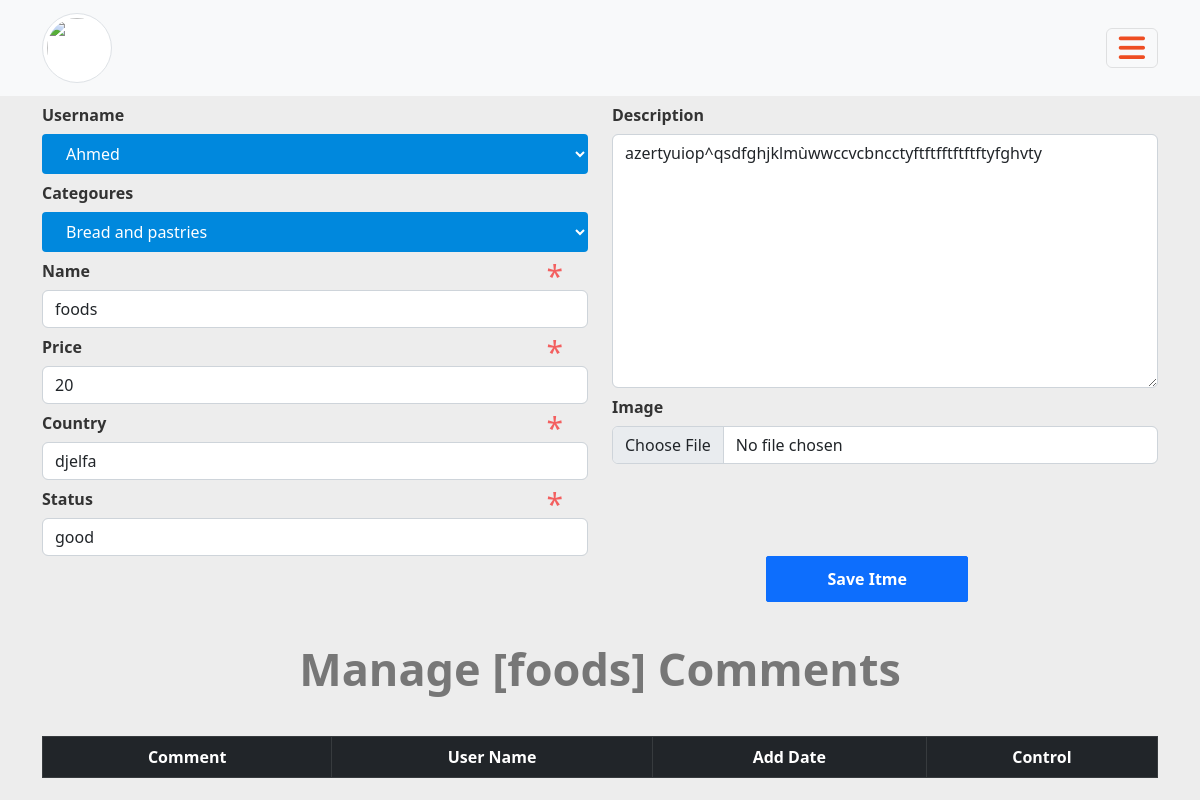
The app's page /admin/items.php?do=Edit&itemid=104 (signed in) with its own data.
### tables this page shows
CREATE TABLE `items` (
  `Item_ID` int(11) NOT NULL,
  `Name` varchar(255) NOT NULL,
  `Description` text NOT NULL,
  `Price` varchar(255) NOT NULL,
  `Add_Date` date NOT NULL,
  `Country_Made` varchar(255) NOT NULL,
  `Image` varchar(255) NOT NULL DEFAULT 'defulet.png',
  `Status` varchar(255) NOT NULL,
  `Rating` smallint(6) NOT NULL,
  `Approve` tinyint(4) NOT NULL DEFAULT 0,
  `Cat_ID` int(11) NOT NULL,
  `Member_ID` int(11) NOT NULL
);

CREATE TABLE `users` (
  `UserID` int(11) NOT NULL,
  `Username` varchar(255) NOT NULL,
  `Password` varchar(255) NOT NULL,
  `Email` varchar(255) NOT NULL,
  `Fullname` varchar(255) NOT NULL,
  `GroupID` int(11) NOT NULL DEFAULT 0,
  `TrustStatus` int(11) NOT NULL DEFAULT 0,
  `RegStatus` int(11) NOT NULL DEFAULT 0,
  `Date` date NOT NULL,
  `Avater` varchar(255) NOT NULL DEFAULT 'defulet.png'
);

CREATE TABLE `categoures` (
  `ID` int(11) NOT NULL,
  `Name` varchar(255) NOT NULL,
  `Description` text NOT NULL,
  `Ordering` int(11) NOT NULL,
  `Visibility` tinyint(4) NOT NULL DEFAULT 0,
  `Allow_Comment` tinyint(4) NOT NULL DEFAULT 0,
  `Allow_Ads` tinyint(4) NOT NULL DEFAULT 0
);

### admin/items.php (the view, shortened to what this page needs)
<?php
if(!isset($_SESSION['Username'])){
    header("Location: index.php");
    exit();
}else{
    include 'init.php';
    $do = isset($_GET['do']) ? $_GET['do'] : 'Manage';
    if ($do == 'Manage'){
            $stmt =  $connect->prepare("SELECT
                                                items.* ,categoures.Name AS Cat_Name,users.Username
                                        FROM
                                                items
                                        INNER JOIN
                                            categoures
                                        ON
                                            categoures.ID = items.Cat_ID
                                        INNER JOIN
                                            users
                                        ON
                                            users.UserID = items.Member_ID");
            $stmt -> execute();
            $rows = $stmt -> fetchAll();
      ?>
        <h2 class="page-header text-center">Manage Items</h2>
            <div class="container">
                <div class="table-responsive">
                <table class="table table-bordered border-primary text-center">
                    <thead class="table-dark">
                    <tr>
                        <th class="table-dark">#ID</th>
                        <th class="table-dark">Name</th>
                        <th class="table-dark">Description</th>
                        <th class="table-dark">Price</th>
                        <th class="table-dark">Add Date </th>
                        <th class="table-dark">Categoury</th>
                        <th class="table-dark">Username</th>
                        <th class="table-dark">Control</th>
                    </tr>
                    </thead>
                    <tbody>
                        <?php
                            foreach($rows as $row){
                                ?>
                                <tr>
                        <td class="table-info"><?php echo $row['Item_ID']?></td>
                        <td class="table-info">
                            <img class="img-thumbnail Avater-img " src="uploades/itemsImages/<?php echo $row['Image']?>" alt="">
                            <div class="">
                            <?php echo $row['Name']?>
                            </div>
                        </td>
                        <td class="table-info desc-box" ><?php echo $row['Description']?></td>
                        <td class="table-info"><?php echo $row['Price']?></td>
                        <td class="table-info"><?php echo $row['Add_Date']?></td>
                        <td class="table-info"><?php echo $row['Cat_Name']?></td>
                        <td class="table-info"><?php echo $row['Username']?></td>
                        <td class="table-info desc-box">
                            <a href="items.php?do=Edit&itemid=<?php echo $row['Item_ID']?>" class="btn btn-success"> <i class="fa fa-edit"></i> Edit</a>
                            <a href="items.php?do=Delete&itemid=<?php echo $row['Item_ID']?>" class="confirm btn btn-danger"> <i class="fa-solid fa-user-minus"></i> Delete</a>
                           <?php
                           if($row['Approve'] == 0){
                            ?>
                            <a href="items.php?do=Approve&itemid=<?php echo $row['Item_ID']?>" class="btn btn-info"> <i class="fa-solid fa-check"></i> Approve</a>
                            <?php
                           } ?>
                        </td>
                    </tr>
                                <?php
                            }
                            ?>
                    </tbody>
                </table>
                </div>
                <a class=" offset-sm-10 btn btn-primary" href="?do=Add"><i class="fa fa-plus"></i> Add New Item</a>
            </div>
   <?php
    }
    elseif ($do == 'Edit'){
        $itemid = isset($_GET['itemid']) && is_numeric($_GET['itemid']) ? intval($_GET['itemid']) : 0 ;
        $stmt   = $connect->prepare("SELECT * FROM items WHERE Item_ID = ? ");
        $stmt  -> execute(array($itemid));
        $item    = $stmt -> fetch();
        $count  = $stmt -> rowCount();
        if($count > 0){
            ?>
            <div class="container">
                <form class="form-horizontal" action="?do=Update" method="POST" enctype="multipart/form-data" >
                    <div class="row">
                        <div class=" col-sm-6">
                            <div class="asckrisk-form search-select-box">
                                <label class="col-form-label" for="sl-user">Username</label>
                                <select name="userid" id="sl-user" >
                                    <?php
                                    $stmt = $connect-> prepare("SELECT * FROM users ");
                                    $stmt    -> execute();
                                    $users = $stmt ->fetchAll();
                                    foreach($users as $user){
                                        ?>
                                        <option  value="<?php echo $user['UserID']?>"
                                        <?php
                                        if($user['UserID'] == $item['Member_ID']){
                                            echo 'selected';
                                        }
                                        ?>
                                        ><?php echo $user['Username']?></option>
                                        <?php
                                    }
                                    ?>
                                </select>
                            </div>
                            <div class="asckrisk-form search-select-box">
                                <label class="col-form-label" for="sl-user">Categoures</label>
                                <select name="catid" id="sl-user" >
                                    <?php
                                    $Catstmt = $connect-> prepare("SELECT * FROM categoures ");
                                    $Catstmt    -> execute();
                                    $cats = $Catstmt ->fetchAll();
                                    foreach($cats as $cat){
                                        ?>
                                        <option  value="<?php echo $cat['ID']?>"
                                        <?php
                                        if($cat['ID'] == $item['Cat_ID']){
                                            echo 'selected';
                                        }
                                        ?>
                                        ><?php echo $cat['Name']?></option>'
                                        <?php
                                    }
                                    ?>
                                </select>
                            </div>
                            <div class="asckrisk-form">
                            <label class="col-form-label" for="it-name">Name</label>
                            <input class="form-control" type="text" name="name" value="<?php echo $item['Name']?>"  placeholder="Name Of Item" required="required" id="it-name">
                            </div>
                            <div class="asckrisk-form">
                            <label class="col-form-label" for="it-price">Price</label>
                            <input class="form-control" type="text" name="price" value="<?php echo $item['Price']?>"  placeholder="Price Of Item" required="required" id="it-price">
                            </div>
                            <div class="asckrisk-form">
                            <label class="col-form-label" for="it-country">Country</label>
                            <input class="form-control" type="text" name="country" value="<?php echo $item['Country_Made']?>" placeholder="Country Of Made" required="required" id="it-country">
                            </div>
                            <div class="asckrisk-form">
                            <label class="col-form-label" for="it-status">Status</label>
                            <input class="form-control" type="text" name="status" value="<?php echo $item['Status']?>"  placeholder="Status of Item" required="required" id="it-status">
                            </div>
                        </div>
                         <div class="asckrisk-form col-sm-6">
                            <label class="col-form-label"  for="cat-desc">Description</label>
                            <textarea class="form-control"  name="description" id="cat-desc" rows="10" required="required"  placeholder="Add a Description For your Item"><?php echo $item['Description']?></textarea>
                       <label class="col-form-label"  for="cat-img">Image</label>
                            <input type="file" class="form-control"  name="image" id="cat-img" >
                        </div>
                      </div>
                    <div class="mb-3 row">
                            <div class="col-sm-10">
                                <input type="submit" value="Save Itme"   class="cat-btn btn btn-primary fa-pull-right">
                            </div>
                        </div>
                    </div>
            <h2 class="page-header text-center">Manage [<?php echo  $item['Name']?>] Comments</h2>
                <div class="container">
                <div class="table-responsive">
                <table class="table table-bordered border-primary text-center">
                    <thead class="table-dark">
                    <tr>
                        <th class="table-dark">Comment</th>
                        <th class="table-dark">User Name</th>
                        <th class="table-dark">Add Date</th>
                        <th class="table-dark">Control</th>
                    </tr>
                    </thead>
                </table>
                </div>
            </div>
            <?php
        }else{
            $errorMasseg = '<div class="alert alert-danger" > ERROR  THIS ID IS NOT FONDET </div> ';
            $pageRedirct = 'back';
            echo '<div class="container" >';
            redirect($errorMasseg,$pageRedirct,5);
            echo '</div>';
        }
    }
    else{
                $errorMasseg = '<div class="alert alert-danger" > erorr your Page /<strong>'.$do.'</strong>  Note Fondet </div> ';
                $pageRedirct = 'back';
                echo '<div class="container" >';
                redirect($errorMasseg,$pageRedirct,5);
                echo '</div>';
    }
    include $tpl.'footer.php';
}
?>

### admin/layout/css/mainStyle.css (style rules this page uses)
:root { --spaceBteween: 20px; --separteur: 80px; --mainColor: #333; --secandColor: #777; --secandColor: #000; --mainBackgroundColor: #ededed; --SacendBackgroundColor: #ee4d22; --TherdBackgroundColor: #fff; }
body { font-family: "Segoe UI", Tahoma, Geneva, Verdana, sans-serif; background-color: var(--mainBackgroundColor); color: var(--mainColor); }
.asckrisk-form { position: relative; }
.btn { color: var(--TherdBackgroundColor); padding: 2px 10px; font-size: 14px; border-radius: 2px; }
h2 { color: #777; margin: 40px auto; font-size: 45px; font-weight: bold; }
.col-form-label { font-weight: bold; color: var(--mainColor); }
.cat-btn { padding: 10px 60px; font-size: 16px; font-weight: bold; position: relative; }
.search-select-box select { width: 100%; height: 40px; background-color: #08D; color: #fff; outline: none; border: none; border-radius: 4px; padding-left: 20px; }

### records on screen
items: userid "Ahmed", catid "Bread and pastries", name "foods", price "20", country "djelfa", status "good", description "azertyuiop^qsdfghjklmùwwccvcbncctyftftfftftftftyfghvty", Name "foods"
